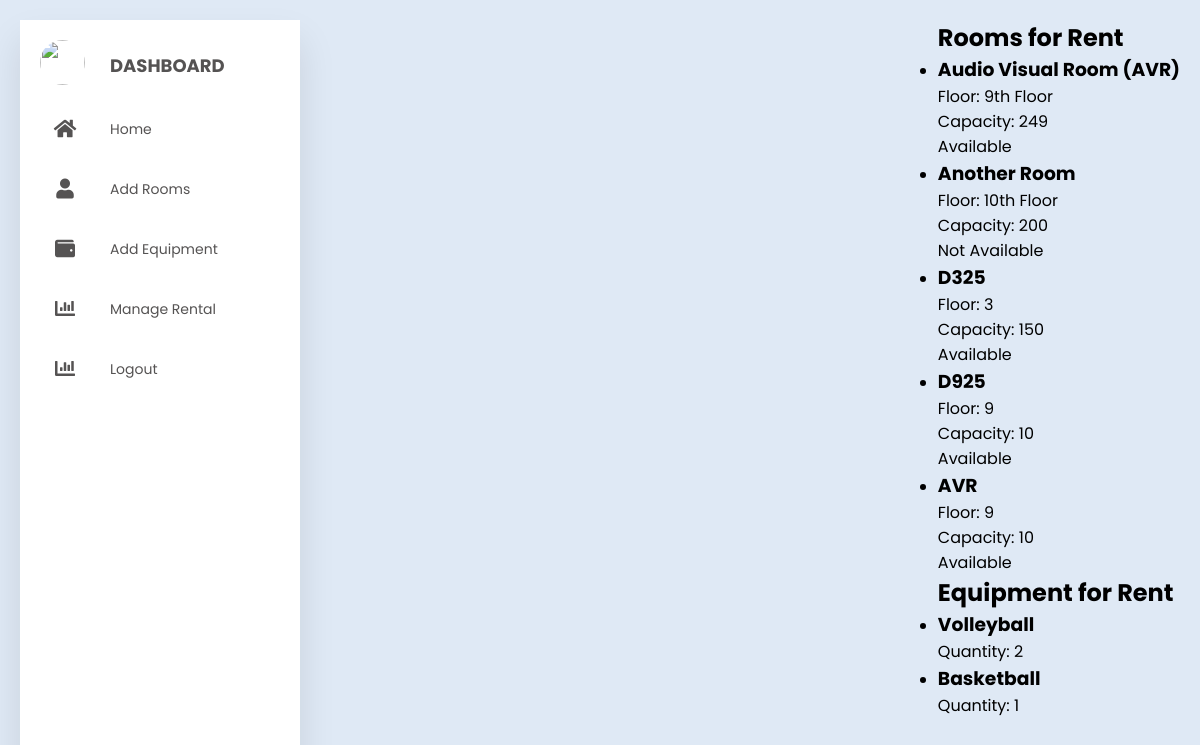
/scripts/manage_rental.php, run on the app's committed database.
### tables this page shows
CREATE TABLE IF NOT EXISTS `rooms` (
  `id` int NOT NULL AUTO_INCREMENT,
  `room_name` varchar(255) NOT NULL,
  `floor` varchar(255) NOT NULL,
  `capacity` int NOT NULL,
  `available` tinyint(1) NOT NULL,
  PRIMARY KEY (`id`)
);

CREATE TABLE IF NOT EXISTS `equipment` (
  `id` int NOT NULL AUTO_INCREMENT,
  `equipment_name` varchar(255) NOT NULL,
  `quantity` int NOT NULL,
  `image_path` varchar(255) DEFAULT NULL,
  PRIMARY KEY (`id`)
);

### scripts/manage_rental.php (the view, shortened to what this page needs)
<!DOCTYPE html>
<html lang="en">
<head>
  <link rel="stylesheet" href="../styles/manage_rental.css" />
  <link rel="stylesheet" href="https://cdnjs.cloudflare.com/ajax/libs/font-awesome/5.15.4/css/all.min.css" />
</head>
<body>
  <div class="container">
    <nav>
    <ul>
        <li><a href="#" class="logo">
            <img src="/logo.jpg" alt="">
            <span class="nav-item">DashBoard</span>
          </a></li>
        <li><a href="index.php">
            <i class="fas fa-home"></i>
            <span class="nav-item">Home</span>
          </a></li>
        <li><a href="room.php">
            <i class="fas fa-user"></i>
            <span class="nav-item">Add Rooms</span>
          </a></li>
        <li><a href="equipment.php">
            <i class="fas fa-wallet"></i>
            <span class="nav-item">Add Equipment</span>
          </a></li>
        <li><a href="manage_rental.php">
            <i class="fas fa-chart-bar"></i>
            <span class="nav-item">Manage Rental</span>
          </a></li>
          <li><a href="logout.php">
            <i class="fas fa-chart-bar"></i>
            <span class="nav-item">Logout</span>
          </a></li>
      </ul>
    </nav>
    <div class="manage-rental-content">
      <div class="room-list">
        <h2>Rooms for Rent</h2>
        <?php
        include 'room_db.php';
        $sqlRooms = "SELECT * FROM rooms";
        $resultRooms = $mysqli->query($sqlRooms);
        if ($resultRooms->num_rows > 0) {
          echo '<ul>';
          while ($rowRoom = $resultRooms->fetch_assoc()) {
            echo '<li>';
            echo '<h3>' . $rowRoom['room_name'] . '</h3>';
            echo '<p>Floor: ' . $rowRoom['floor'] . '</p>';
            echo '<p>Capacity: ' . $rowRoom['capacity'] . '</p>';
            echo '<p>' . ($rowRoom['available'] ? 'Available' : 'Not Available') . '</p>';
            echo '</li>';
          }
          echo '</ul>';
        } else {
          echo 'No rooms available for rent';
        }
        ?>
      </div>
      <div class="equipment-list">
        <h2>Equipment for Rent</h2>
        <?php
        include 'equipment_db.php';
        $sqlEquipment = "SELECT * FROM equipment";
        $resultEquipment = $mysqli->query($sqlEquipment);
        if ($resultEquipment->num_rows > 0) {
          echo '<ul>';
          while ($rowEquipment = $resultEquipment->fetch_assoc()) {
            echo '<li>';
            echo '<h3>' . $rowEquipment['equipment_name'] . '</h3>';
            echo '<p>Quantity: ' . $rowEquipment['quantity'] . '</p>';
            echo '</li>';
          }
          echo '</ul>';
        } else {
          echo 'No equipment available for rent';
        }
        ?>
      </div>
    </div>
  </div>
</body>
</html>

### styles/manage_rental.css (style rules this page uses)
* { margin: 0; padding: 0; outline: none; border: none; text-decoration: none; box-sizing: border-box; font-family: "Poppins", sans-serif; }
body { background: #dfe9f5; }
.container { display: flex; justify-content: space-between; align-items: flex-start; padding: 20px; }
nav { position: relative; top: 0; bottom: 0; height: 100vh; left: 0; background: #fff; width: 280px; overflow: hidden; box-shadow: 0 20px 35px rgba(0, 0, 0, 0.1); }
.logo { text-align: center; display: flex; margin: 10px 0 0 10px; }
.logo img { width: 45px; height: 45px; border-radius: 50%; }
.logo span { font-weight: bold; padding-left: 15px; font-size: 18px; text-transform: uppercase; }
a { position: relative; color: rgb(85, 83, 83); font-size: 14px; display: table; width: 280px; padding: 10px; }
nav .fas { position: relative; width: 70px; height: 40px; top: 14px; font-size: 20px; text-align: center; }
.nav-item { position: relative; top: 12px; margin-left: 10px; }

### data on the page
rooms: room_name "Audio Visual Room (AVR)", floor "9th Floor", capacity "249", available "Available"
rooms: room_name "Another Room", floor "10th Floor", capacity "200", available "Not Available"
rooms: room_name "D325", floor "3", capacity "150", available "Available"
rooms: room_name "D925", floor "9", capacity "10", available "Available"
rooms: room_name "AVR", floor "9", capacity "10", available "Available"
equipment: equipment_name "Volleyball", quantity "2"
equipment: equipment_name "Basketball", quantity "1"
